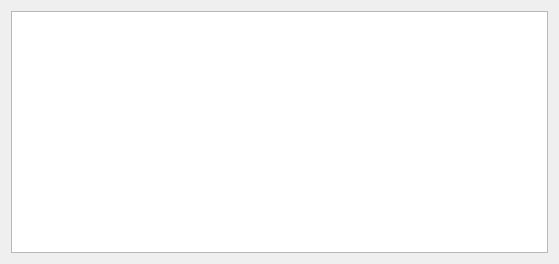
<?xml version="1.0" encoding="UTF-8"?>
<ui version="4.0">
 <class>PlantList</class>
 <widget class="QDialog" name="PlantList">
  <property name="geometry">
   <rect>
    <x>0</x>
    <y>0</y>
    <width>559</width>
    <height>264</height>
   </rect>
  </property>
  <property name="windowTitle">
   <string>Dialog</string>
  </property>
  <layout class="QVBoxLayout" name="verticalLayout">
   <item>
    <widget class="QTableView" name="tableView"/>
   </item>
  </layout>
 </widget>
 <resources/>
 <connections/>
</ui>
